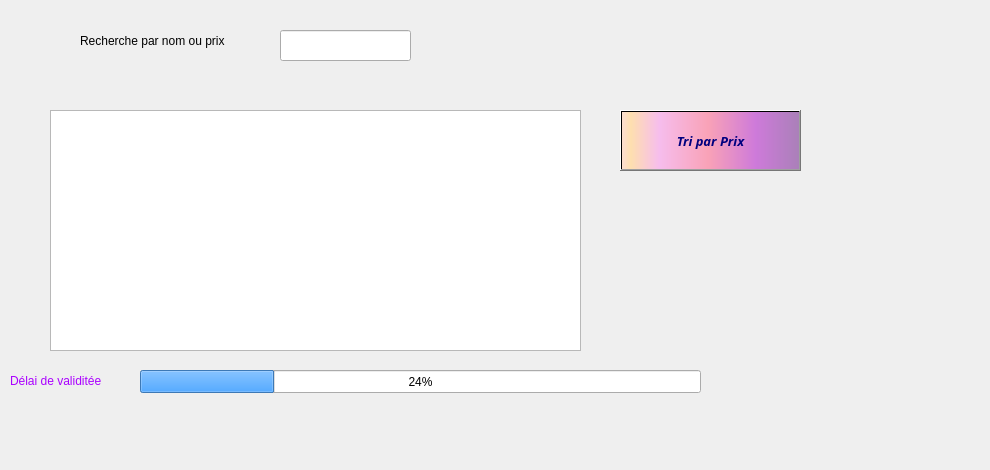
     <widget class="QWidget" name="tab_categorie_9">
      <attribute name="title">
       <string>Afficher</string>
      </attribute>
      <widget class="QLabel" name="label_categorie_36">
       <property name="geometry">
        <rect>
         <x>-70</x>
         <y>-30</y>
         <width>981</width>
         <height>461</height>
        </rect>
       </property>
       <property name="text">
        <string/>
       </property>
       <property name="pixmap">
        <pixmap>../../../../../../Downloads/893983.jpg</pixmap>
       </property>
      </widget>
      <widget class="QPushButton" name="pushButton_categorie_14">
       <property name="geometry">
        <rect>
         <x>620</x>
         <y>110</y>
         <width>181</width>
         <height>61</height>
        </rect>
       </property>
       <property name="font">
        <font>
         <family>Lucida Calligraphy</family>
         <pointsize>10</pointsize>
         <weight>75</weight>
         <italic>true</italic>
         <bold>true</bold>
         <underline>false</underline>
         <strikeout>false</strikeout>
        </font>
       </property>
       <property name="styleSheet">
        <string notr="true">background-color: qlineargradient(spread:pad, x1:1, y1:0, x2:1, y2:0, stop:0.919598 rgba(255, 0, 111, 255), stop:0.98 rgba(0, 0, 0, 255), stop:1 rgba(235, 148, 61, 255));
color: rgb(0, 0, 127);
background-color: qlineargradient(spread:pad, x1:0, y1:0, x2:1, y2:0, stop:0.0100503 rgba(252, 222, 204, 255), stop:0.0502513 rgba(254, 223, 175, 255), stop:0.211055 rgba(246, 189, 237, 255), stop:0.487437 rgba(249, 162, 183, 255), stop:0.753769 rgba(206, 122, 218, 255), stop:1 rgba(170, 128, 185, 255));</string>
       </property>
       <property name="text">
        <string>Tri par Prix</string>
       </property>
       <property name="icon">
        <iconset>
         <normaloff>../../../../../../Downloads/tri.png</normaloff>../../../../../../Downloads/tri.png</iconset>
       </property>
       <property name="iconSize">
        <size>
         <width>45</width>
         <height>45</height>
        </size>
       </property>
      </widget>
      <widget class="QTableView" name="tab_categorie">
       <property name="geometry">
        <rect>
         <x>50</x>
         <y>110</y>
         <width>531</width>
         <height>241</height>
        </rect>
       </property>
      </widget>
      <widget class="QLineEdit" name="lineEdit_categorie_17">
       <property name="geometry">
        <rect>
         <x>280</x>
         <y>30</y>
         <width>131</width>
         <height>31</height>
        </rect>
       </property>
      </widget>
      <widget class="QLabel" name="label">
       <property name="geometry">
        <rect>
         <x>80</x>
         <y>10</y>
         <width>181</width>
         <height>61</height>
        </rect>
       </property>
       <property name="styleSheet">
        <string notr="true">font: 75 12pt &quot;Script MT Bold&quot;;</string>
       </property>
       <property name="text">
        <string>Recherche par nom ou prix</string>
       </property>
      </widget>
      <widget class="QLabel" name="label_2">
       <property name="geometry">
        <rect>
         <x>10</x>
         <y>10</y>
         <width>91</width>
         <height>71</height>
        </rect>
       </property>
       <property name="text">
        <string/>
       </property>
       <property name="pixmap">
        <pixmap>../../../../../../../../../../i/Sans titre-1.png</pixmap>
       </property>
      </widget>
      <widget class="QProgressBar" name="status">
       <property name="geometry">
        <rect>
         <x>140</x>
         <y>370</y>
         <width>561</width>
         <height>23</height>
        </rect>
       </property>
       <property name="styleSheet">
        <string notr="true">selection-background-color: rgb(85, 170, 255);</string>
       </property>
       <property name="value">
        <number>24</number>
       </property>
      </widget>
      <widget class="QLabel" name="label_5">
       <property name="geometry">
        <rect>
         <x>10</x>
         <y>350</y>
         <width>181</width>
         <height>61</height>
        </rect>
       </property>
       <property name="styleSheet">
        <string notr="true">font: 75 12pt &quot;Script MT Bold&quot;;
color: rgb(170, 0, 255);</string>
       </property>
       <property name="text">
        <string>Délai de validitée</string>
       </property>
      </widget>
     </widget>
